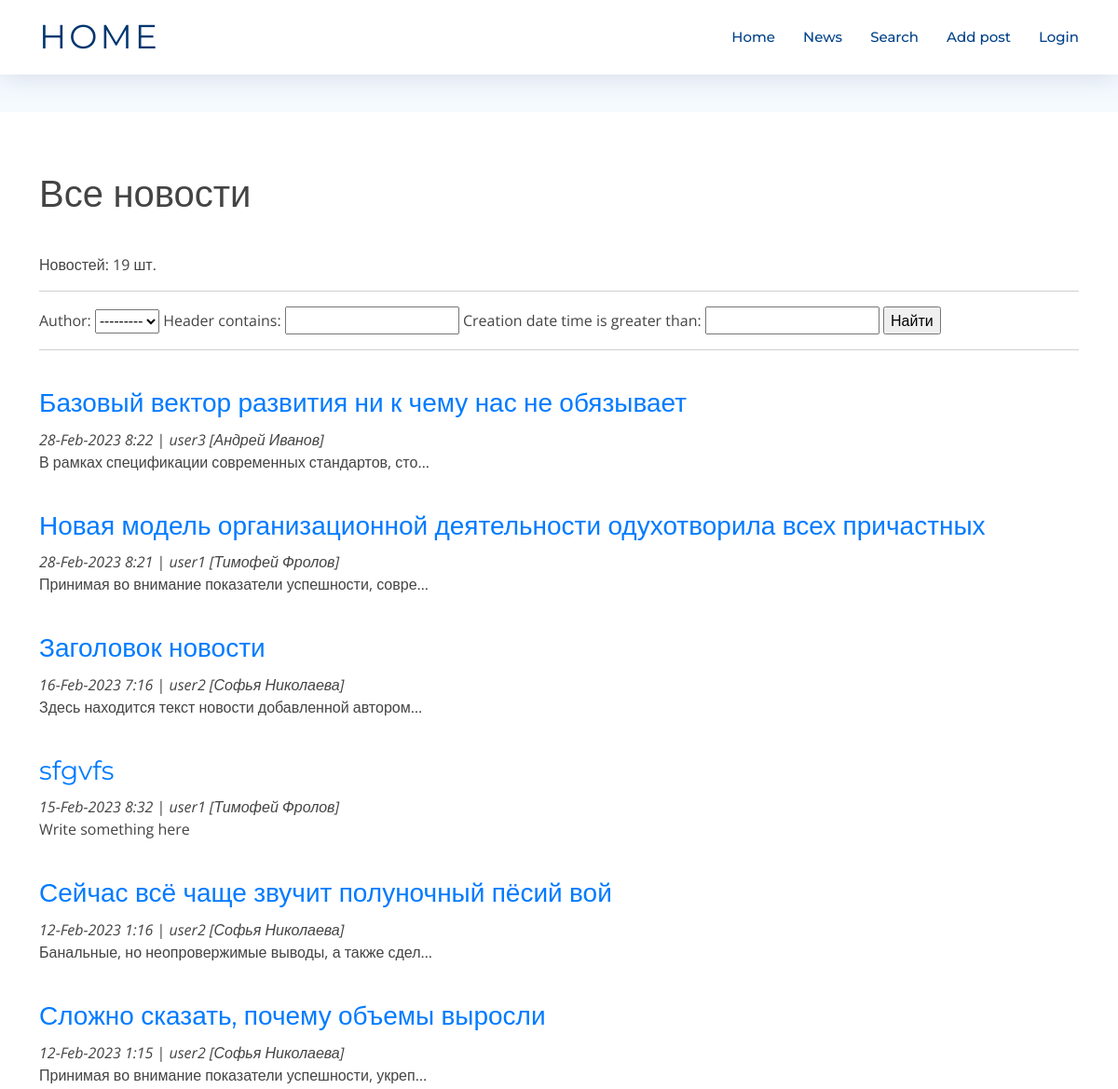
Before: /news/search (upper part) with the older database file.
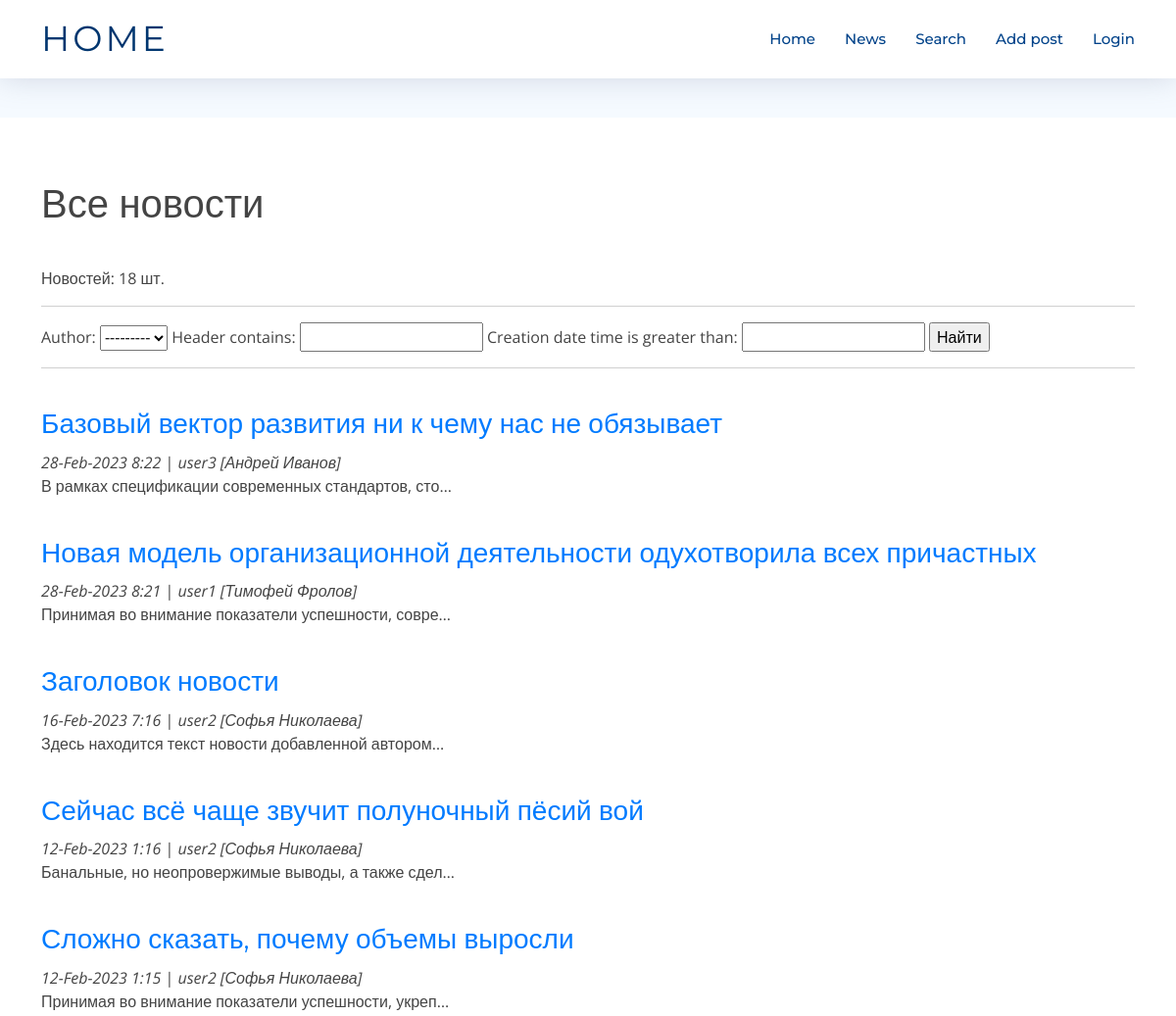
After: the same page with the newer database file.
### news/models.py (models this page shows, shortened)
class Post(models.Model):
    author = models.ForeignKey(Author, null=False, on_delete = models.CASCADE)
    article = 'ar'
    news = 'nw'
    TYPES = [
        (article, 'Статья'),
        (news, 'Новость'),
    ]
    type = models.CharField(max_length = 2,
                                choices = TYPES,
                                default = news)
    creation_date_time = models.DateTimeField(auto_now_add = True)
    category = models.ManyToManyField(Category, through = 'PostCategory')
    header = models.CharField(max_length=255, null=False)
    main_text = models.TextField()
    rating = models.IntegerField(default=0)

class Author(models.Model):
    username = models.OneToOneField(User, on_delete=models.CASCADE)
    user_rating = models.IntegerField(default=0)
    def __str__(self):
        return f'{self.username}'

### news/views.py (the view)
# urls.py: path('search', SearchList.as_view(), name='search'),
class SearchList(ListView):
    model = Post
    template_name = 'search.html'
    context_object_name = 'posts'
    queryset = Post.objects.order_by('-id')
    def get_context_data(self, **kwargs):
        context = super().get_context_data(**kwargs)
        context['filter'] = PostFilter(self.request.GET, queryset=self.get_queryset()) # вписываем наш фильтр в контекст
        return context

### news/templatetags/custom_filters.py (called while the page is built)
@register.filter(name='censor')
def censor(value):
    return " ".join(["*"*len(word) if word.lower() in stop_words.filter_words else word for word in value.split()])

### templates/search.html (shortened to what this page needs)
{% extends 'flatpages/default.html' %}
{% load custom_filters %}
{% block content %}
<h1>Все новости</h1>
    Новостей: {{ posts | length}} шт.
    <hr>
    <form method="GET">
        {{ filter.form }}
        <input type="submit" value="Найти">
    </form>
    <hr>
    {% if posts %}
        {% for post in filter.qs %}
            <span><h3><a href="{{ post.id }}">{{ post.header | censor  }} </a></h3>
            <p><i>{{ post.creation_date_time| date:'d-M-Y g:i' }}</i> |
            <i>{{ post.author.username}} [{{ post.author.username.first_name}} {{ post.author.username.last_name}}]</i><br>
            {{ post.main_text|censor|truncatechars:50 }}</p></span>
        {% endfor %}
    {% else %}
        <h2>Новостей нет!</h2>
    {% endif %}
{% endblock content %}

Changed rows visible on the page:
removed Post: header|censor "sfgvfs", creation_date_time "15-Feb-2023 8:32", author.username "user1", author.username.first_name "Тимофей", author.username.last_name "Фролов", main_text|censor "Write something here"
Other visible differences:
{{ posts | length }}: "19" → "18"
